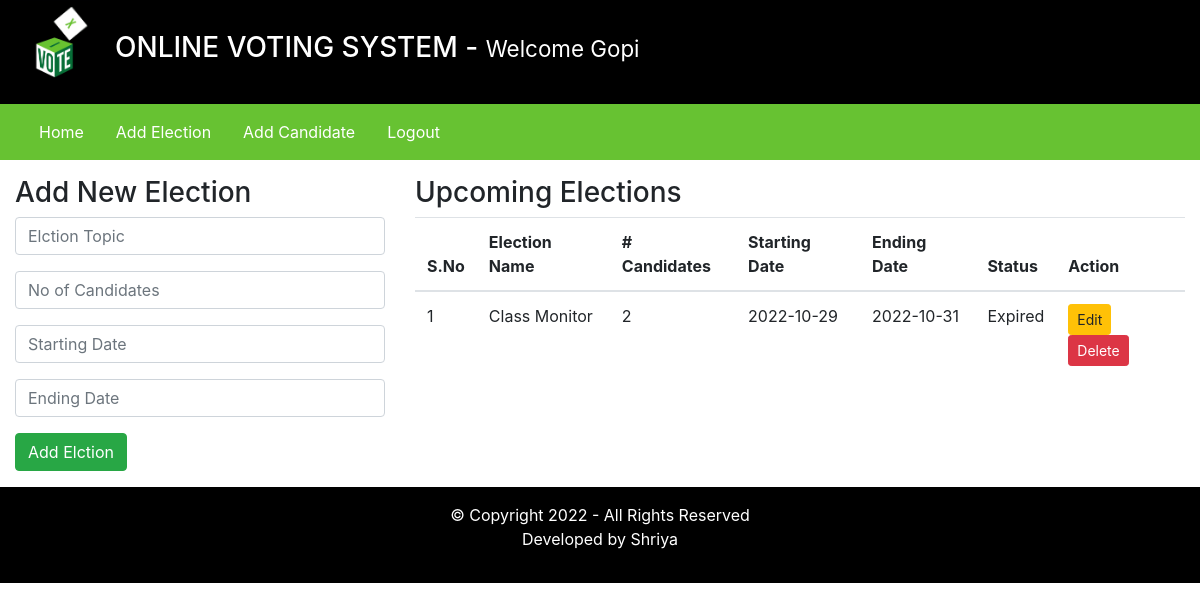
The app's page /admin/index.php?addElectionPage=1 (signed in) with its own data.
### tables this page shows
CREATE TABLE `elections` (
  `id` int(11) NOT NULL,
  `election_topic` varchar(255) DEFAULT NULL,
  `no_of_candidates` int(11) DEFAULT NULL,
  `starting_date` date DEFAULT NULL,
  `ending_date` date DEFAULT NULL,
  `status` varchar(45) DEFAULT NULL,
  `inserted_by` varchar(255) DEFAULT NULL,
  `inserted_on` date DEFAULT NULL
);

### admin/inc/add_elections.php (the view, shortened to what this page needs)
<div class="row my-3">
    <div class="col-4">
        <h3>Add New Election</h3>
        <form method="POST">
            <div class="form-group">
                <input type="text" name="election_topic" placeholder="Elction Topic" class="form-control" required />
            </div>
            <div class="form-group">
                <input type="number" name="number_of_candidates" placeholder="No of Candidates" class="form-control" required />
            </div>
            <div class="form-group">
                <input type="text" onfocus="this.type='Date'" name="starting_date" placeholder="Starting Date" class="form-control" required />
            </div>
            <div class="form-group">
                <input type="text" onfocus="this.type='Date'" name="ending_date" placeholder="Ending Date" class="form-control" required />
            </div>
            <input type="submit" value="Add Elction" name="addElectionBtn" class="btn btn-success" />
        </form>
    </div>
    <div class="col-8">
        <h3>Upcoming Elections</h3>
        <table class="table">
            <thead>
                <tr>
                    <th scope="col">S.No</th>
                    <th scope="col">Election Name</th>
                    <th scope="col"># Candidates</th>
                    <th scope="col">Starting Date</th>
                    <th scope="col">Ending Date</th>
                    <th scope="col">Status </th>
                    <th scope="col">Action </th>
                </tr>
            </thead>
            <tbody>
                <?php
                    $fetchingData = mysqli_query($db, "SELECT * FROM elections") or die(mysqli_error($db));
                    $isAnyElectionAdded = mysqli_num_rows($fetchingData);
                    if($isAnyElectionAdded > 0)
                    {
                        $sno = 1;
                        while($row = mysqli_fetch_assoc($fetchingData))
                        {
                            $election_id = $row['id'];
                ?>
                            <tr>
                                <td><?php echo $sno++; ?></td>
                                <td><?php echo $row['election_topic']; ?></td>
                                <td><?php echo $row['no_of_candidates']; ?></td>
                                <td><?php echo $row['starting_date']; ?></td>
                                <td><?php echo $row['ending_date']; ?></td>
                                <td><?php echo $row['status']; ?></td>
                                <td>
                                    <a href="#" class="btn btn-sm btn-warning"> Edit </a>
                                    <button class="btn btn-sm btn-danger" onclick="DeleteData(<?php echo $election_id; ?>)"> Delete </button>
                                </td>
                            </tr>
                <?php
                        }
                    }else {
            ?>
                        <tr>
                            <td colspan="7"> No any election is added yet. </td>
                        </tr>
            <?php
                    }
                ?>
            </tbody>
        </table>
    </div>
</div>

### records on screen
elections: election_topic "Class Monitor", no_of_candidates "2", starting_date "2022-10-29", ending_date "2022-10-31", status "Expired"

### other values on screen
$_SESSION['username'] "Gopi"
